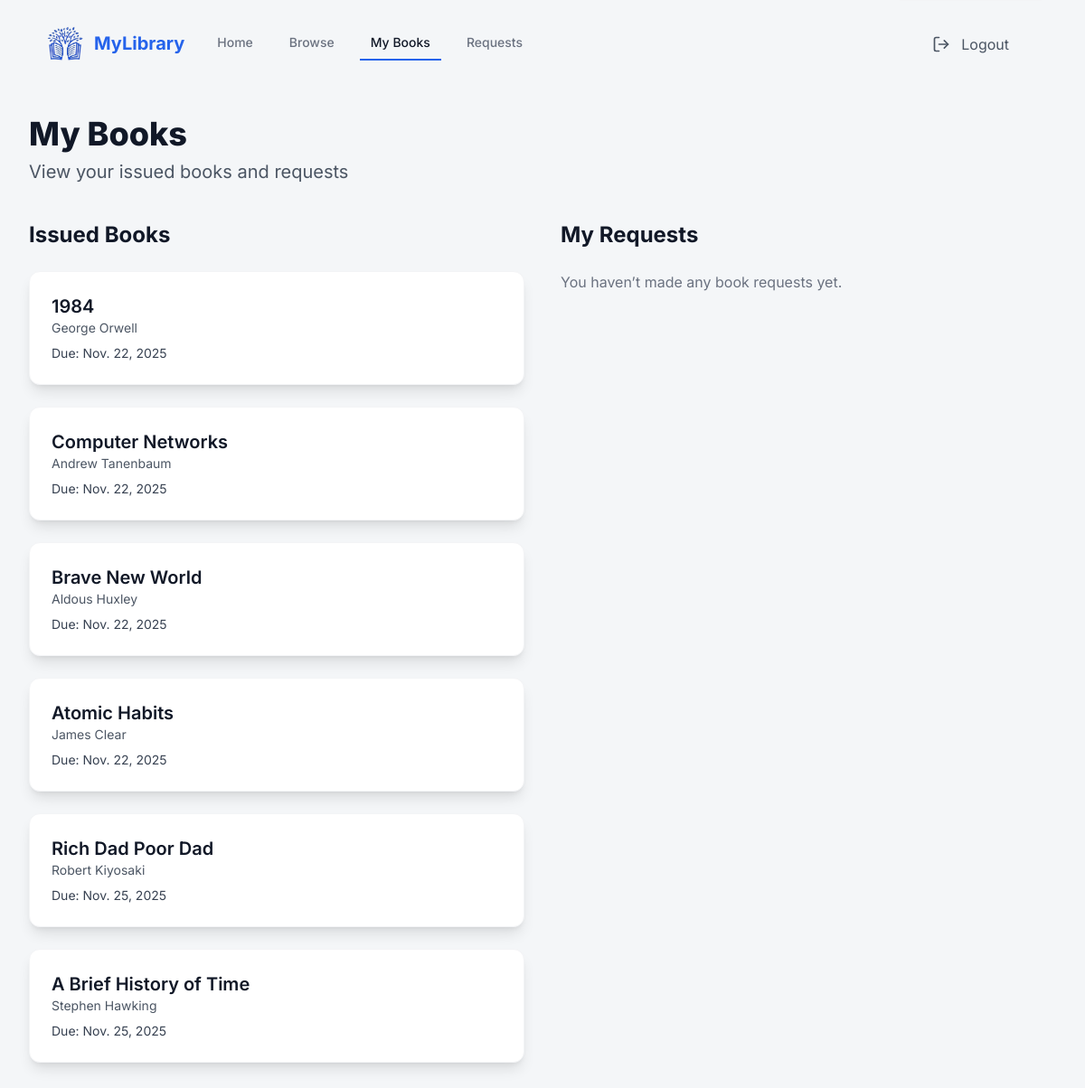
Before: /user/my-books (signed in) with the older database file.
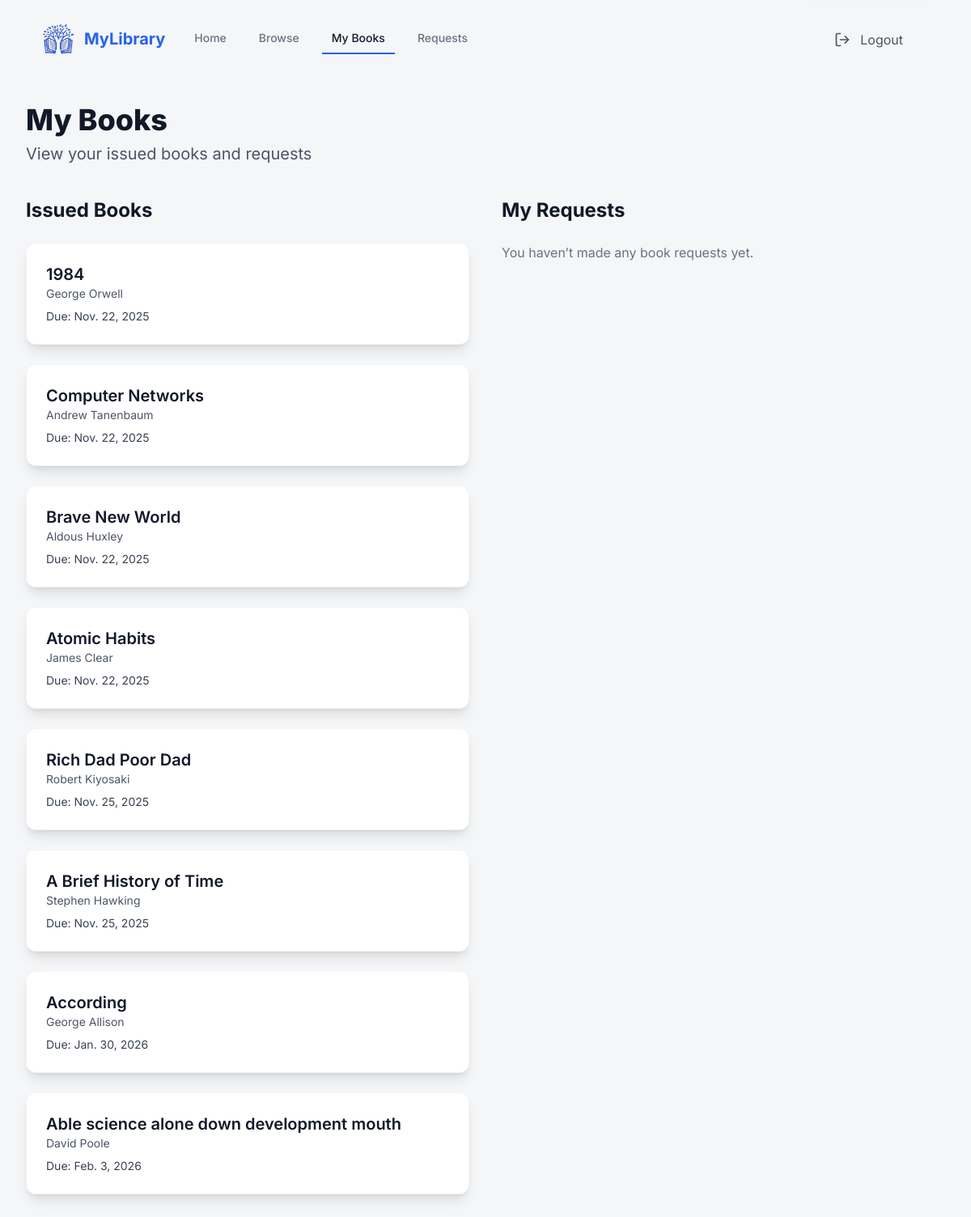
After: the same page with the newer database file.
### library_db/models.py (models this page shows, shortened)
class IssueRecord(models.Model):
    STATUS_CHOICES = [
        ('issued', 'Issued'),
        ('returned', 'Returned'),
        ('overdue', 'Overdue'),
    ]
    issue_id = models.AutoField(primary_key=True)
    user = models.ForeignKey(settings.AUTH_USER_MODEL, on_delete=models.CASCADE, related_name='issues')
    book = models.ForeignKey(Book, on_delete=models.CASCADE, related_name='issues')
    issue_date = models.DateField()
    due_date = models.DateField()
    return_date = models.DateField(blank=True, null=True)
    status = models.CharField(max_length=20, choices=STATUS_CHOICES)

class Book(models.Model):
    book_id = models.AutoField(primary_key=True)
    isbn = models.CharField(max_length=20, unique=True)
    title = models.CharField(max_length=255)
    author = models.CharField(max_length=100)
    genre = models.ManyToManyField(Genre, related_name='books')
    language = models.ForeignKey(Language, on_delete=models.CASCADE, related_name='books', null=True)
    description = models.TextField(blank=True, null=True)
    image_url = models.URLField(max_length=500, blank=True, null=True)
    total_copies = models.IntegerField()
    available_copies = models.IntegerField()
    def genre_display(self):
      return ', '.join(genre.genre_name for genre in self.genre.all())
    genre_display.short_description = 'Genres'

### LMS/views.py (the view)
# urls.py: path('user/my-books', views.user_my_books, name='user_my_books'),
@login_required
def user_my_books(request):
    issued_books = IssueRecord.objects.filter(user__email =request.user.email).select_related('book')
    user_request = Request.objects.filter(user=request.user).select_related('book')
    context = {
        'issued_books': issued_books,
        'user_request': user_request,
    }
    return render(request, 'users/books.html', context)

### templates/users/books.html (shortened to what this page needs)
{% include "index.html" %}
{% block content %}
<main class="max-w-7xl mx-auto px-4 sm:px-6 lg:px-8 py-8">
    <header class="mb-10">
        <h1 class="text-4xl font-extrabold text-gray-900 mb-2">My Books</h1>
        <p class="text-xl text-gray-600">View your issued books and requests</p>
    </header>
    <div class="grid grid-cols-1 lg:grid-cols-2 gap-10">
        <div>
            <h2 class="text-2xl font-bold text-gray-900 mb-6">Issued Books</h2>
            {% if issued_books %}
                {% for record in issued_books %}
                <div class="bg-white p-6 rounded-xl shadow-lg border border-gray-100 mb-6 flex justify-between items-start">
                    <div>
                        <p class="text-xl font-semibold text-gray-900">{{ record.book.title }}</p>
                        <p class="text-sm text-gray-600 mb-2">{{ record.book.author }}</p>
                        <p class="text-sm text-gray-700">Due: {{ record.due_date }}</p>
                    </div>
                </div>
                {% endfor %}
            {% else %}
                <p class="text-gray-500">You haven’t issued any books yet.</p>
            {% endif %}
        </div>
        <div>
            <h2 class="text-2xl font-bold text-gray-900 mb-6">My Requests</h2>
            {% if my_requests %}
                {% for req in my_requests %}
                <div class="bg-white p-6 rounded-xl shadow-lg border border-gray-100 mb-6 flex justify-between items-start">
                    <div>
                        <p class="text-xl font-semibold text-gray-900">{{ req.book.title }}</p>
                        <p class="text-sm text-gray-600 mb-2">{{ req.book.author }}</p>
                        <p class="text-sm text-gray-700">Requested on {{ req.request_date }}</p>
                    </div>
                    {% if req.status == "pending" %}
                        <span class="bg-yellow-100 text-yellow-700 text-xs font-bold px-3 py-1 rounded-full shadow-sm">Pending</span>
                    {% elif req.status == "approved" %}
                        <span class="bg-green-100 text-green-700 text-xs font-bold px-3 py-1 rounded-full shadow-sm">Approved</span>
                    {% else %}
                        <span class="bg-red-100 text-red-700 text-xs font-bold px-3 py-1 rounded-full shadow-sm">Rejected</span>
                    {% endif %}
                </div>
                {% endfor %}
            {% else %}
                <p class="text-gray-500">You haven’t made any book requests yet.</p>
            {% endif %}
        </div>
    </div>
</main>
{% endblock %}

Changed rows visible on the page:
added IssueRecord: book "According", book.author "George Allison", due_date "Jan. 30, 2026"
added IssueRecord: book "Able science alone down development mouth", book.author "David Poole", due_date "Feb. 3, 2026"
